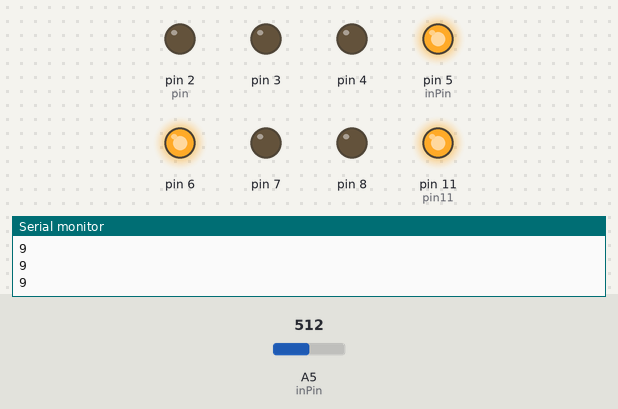
The sketch below on a simulated Arduino Uno, built with avr-gcc and run on an emulated ATmega328P. Shown: output pins drawn as LEDs (lit = HIGH), the last lines printed to the serial monitor. The test bench sets the inputs (shaded band); at power-on: A5 (inPin) = 512.

Above: at 1.3 s.
1.4 s: A5 (inPin) set to 109
2.9 s: A5 (inPin) set to 92
At 3.4 s:
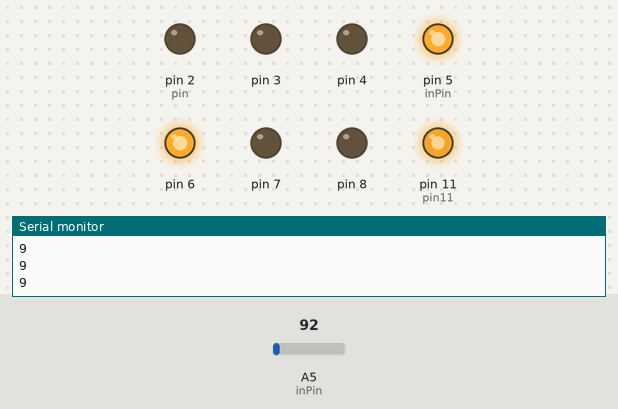
4.5 s: A5 (inPin) set to 0
At 5.7 s:
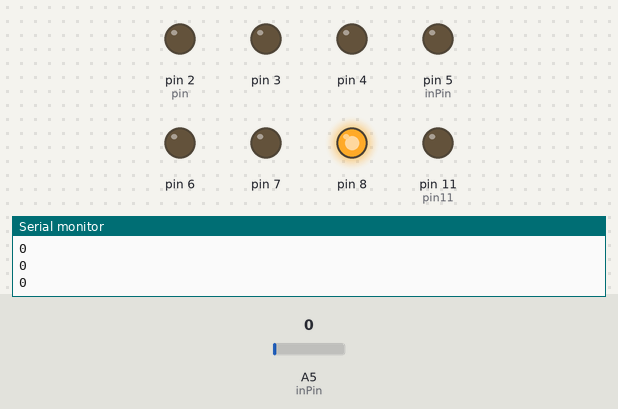
Timing chart, 0 to 7.5 s (numbered marks = the images above; inputs shaded):
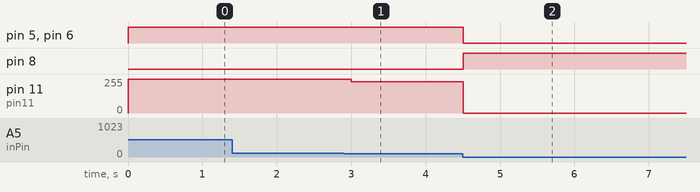

The sketch:

EMFdetector7LED.ino
```cpp
// MC Li EMF Detector Nov 9, 2013
// The wire (especially the 7 segment LED part) is modified from http://www.hacktronics.com/Tutorials/arduino-and-7-segment-led.html
// The EMF part is based on http://www.aaronalai.com/emf-detector

int inPin = 5;          // analog 5
int val = 0;            // where to store info from analog 5
int pin11 = 11;         // output of red led

byte seven_seg_digits[11][7] = { { 1,1,1,1,1,1,0 },  // = 0
                                 { 0,1,1,0,0,0,0 },  // = 1
                                 { 1,1,0,1,1,0,1 },  // = 2
                                 { 1,1,1,1,0,0,1 },  // = 3
                                 { 0,1,1,0,0,1,1 },  // = 4
                                 { 1,0,1,1,0,1,1 },  // = 5
                                 { 1,0,1,1,1,1,1 },  // = 6
                                 { 1,1,1,0,0,0,0 },  // = 7
                                 { 1,1,1,1,1,1,1 },  // = 8
                                 { 1,1,1,0,0,1,1 },  // = 9
                                 { 0,0,0,0,0,0,0 }   // = off
                                 };

void setup() {
  Serial.begin(9600);
  pinMode(2, OUTPUT);  // specify Display outputs
  pinMode(3, OUTPUT);
  pinMode(4, OUTPUT);
  pinMode(5, OUTPUT);
  pinMode(6, OUTPUT);
  pinMode(7, OUTPUT);
  pinMode(8, OUTPUT);
  writeDot(0);  // start with the "dot" off
  sevenSegWrite(10);
}

void writeDot(byte dot) {
  digitalWrite(9, dot);
}

void sevenSegWrite(byte digit) {
  byte pin = 2;
  for (byte segCount = 0; segCount < 7; ++segCount) {
    digitalWrite(pin, 1 - seven_seg_digits[digit][segCount]);
    ++pin;
  }
}

void loop() {

  val = analogRead(inPin);           // reads in the values from analog 5 and
                                 //assigns them to val
  if(val >= 1){
     val = constrain(val, 1, 100);   // mess with these values
     val = map(val, 1, 100, 1, 255); // to change the response distance of the device
     analogWrite(pin11, val);        // *note also messing with the resistor should change
                                     // the sensitivity
     if (val >=9) val=9;
     sevenSegWrite(val);
     /*
     for(int count=9; count >=0; --count) {
       if (val > 25*count) {
         sevenSegWrite(count);
         break;
       }
     }
     */
   }else{                            // analogWrite(pin11, val); just tuns on the led with
                                     // the intensity of the variable val
     analogWrite(pin11, 0);          // the else statement is just telling the microcontroller
                                     // to turn off the light if there is no EMF detected
    sevenSegWrite(0);
  }
  Serial.println(val);               // use output to aid in calibrating
  delay(500);
}
```

Measured:
- after the input at 2.9 s, pin 11 (pin11): 255/255 → 234/255 after 0.10 s
- after the input at 4.5 s, pin 5 (inPin), pin 6: HIGH → LOW at once; pin 8: LOW → HIGH at once; pin 11 (pin11): 234/255 → 0/255 at once
